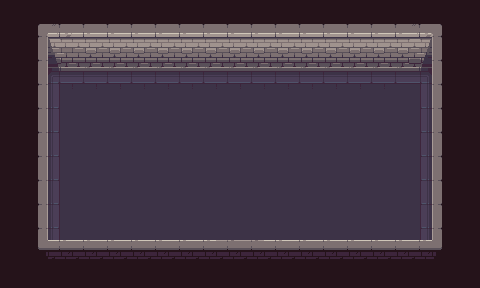

A 2D game scene composited from a Tiled map and its tileset images. What follows is a short description and the map's XML, with every tile layer's data as written:
An orthogonal 20x12 tile map with 24x24 px tiles, 2 tile layers (图块层 1, Wall), 2 tilesets.

<map version="1.10" tiledversion="1.11.2" orientation="orthogonal" renderorder="right-down" width="20" height="12" tilewidth="24" tileheight="24" infinite="0" nextlayerid="3" nextobjectid="1">
 <tileset firstgid="1" source="../Base.tsx" />
 <tileset firstgid="106" source="../Air.tsx" />
 <layer id="1" name="图块层 1" width="20" height="12">
  <data encoding="csv">
101,101,101,101,101,101,101,101,101,101,101,101,101,101,101,101,101,101,101,101,
101,18,19,20,20,20,20,20,25,20,20,20,20,20,20,20,20,26,27,101,
101,63,34,40,40,40,40,40,35,35,35,35,40,40,40,40,40,41,42,101,
101,63,37,50,50,50,50,50,50,50,50,50,50,50,50,50,50,38,42,101,
101,63,64,68,68,68,68,68,68,68,68,68,68,68,68,68,68,71,42,101,
101,48,64,68,68,68,68,68,68,68,68,68,68,68,68,68,68,71,57,101,
101,48,64,68,68,68,68,68,68,68,68,68,68,68,68,68,68,71,57,101,
101,63,64,68,68,68,68,68,68,68,68,68,68,68,68,68,68,71,42,101,
101,63,64,68,68,68,68,68,68,68,68,68,68,68,68,68,68,71,42,101,
101,63,64,68,68,68,68,68,68,68,68,68,68,68,68,68,68,71,42,101,
101,96,97,97,97,97,97,97,97,98,98,97,97,97,97,97,97,97,99,101,
101,101,101,101,101,101,101,101,101,101,101,101,101,101,101,101,101,101,101,101
</data>
 </layer>
 <layer id="2" name="Wall" width="20" height="12" opacity="0">
  <data encoding="csv">
0,0,0,0,0,0,0,0,0,0,0,0,0,0,0,0,0,0,0,0,
0,106,106,106,106,106,106,106,106,106,106,106,106,106,106,106,106,106,106,0,
0,106,0,0,0,0,0,0,0,0,0,0,0,0,0,0,0,0,106,0,
0,106,0,0,0,0,0,0,0,0,0,0,0,0,0,0,0,0,106,0,
0,106,0,0,0,0,0,0,0,0,0,0,0,0,0,0,0,0,106,0,
0,106,0,0,0,0,0,0,0,0,0,0,0,0,0,0,0,0,106,0,
0,106,0,0,0,0,0,0,0,0,0,0,0,0,0,0,0,0,106,0,
0,106,0,0,0,0,0,0,0,0,0,0,0,0,0,0,0,0,106,0,
0,106,0,0,0,0,0,0,0,0,0,0,0,0,0,0,0,0,106,0,
0,106,0,0,0,0,0,0,0,0,0,0,0,0,0,0,0,0,106,0,
0,106,106,106,106,106,106,106,106,106,106,106,106,106,106,106,106,106,106,0,
0,0,0,0,0,0,0,0,0,0,0,0,0,0,0,0,0,0,0,0
</data>
 </layer>
</map>
